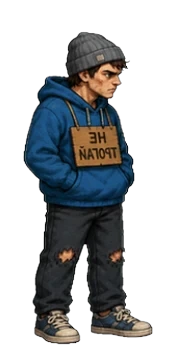
#> input picture src/assets/combat/enemy-block.webp, 176 x 360 px; its folder holds only this picture in this run
$ python fix_enemy_face_and_attacks.py
#> lines starting #> are read from the running program, lines starting #| are printed output that depends on the picture
from PIL import Image
from pathlib import Path

roots = [
    Path('/workspace/bomzh-kombat-v2/src/assets/combat'),
    Path('/workspace/bomzh-kombat-v2/public/images'),
]
for root in roots:
    for p in sorted(root.glob('enemy-*.webp')):
        if 'portrait' in p.name:
            continue
        im = Image.open(p).convert('RGBA')
#> im is the input picture: PIL image 176x360 RGBA; mean R, G, B, A 21.3, 23.7, 25.5, 95.9
        im = im.transpose(Image.Transpose.FLIP_LEFT_RIGHT)
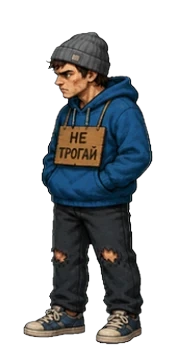
#> im: PIL image 176x360 RGBA; mean R, G, B, A 21.3, 23.7, 25.5, 95.9; transparent parts drawn white
        im.save(p, 'WEBP', quality=92, method=6)
        print('flipped', p)
print('done flip')
